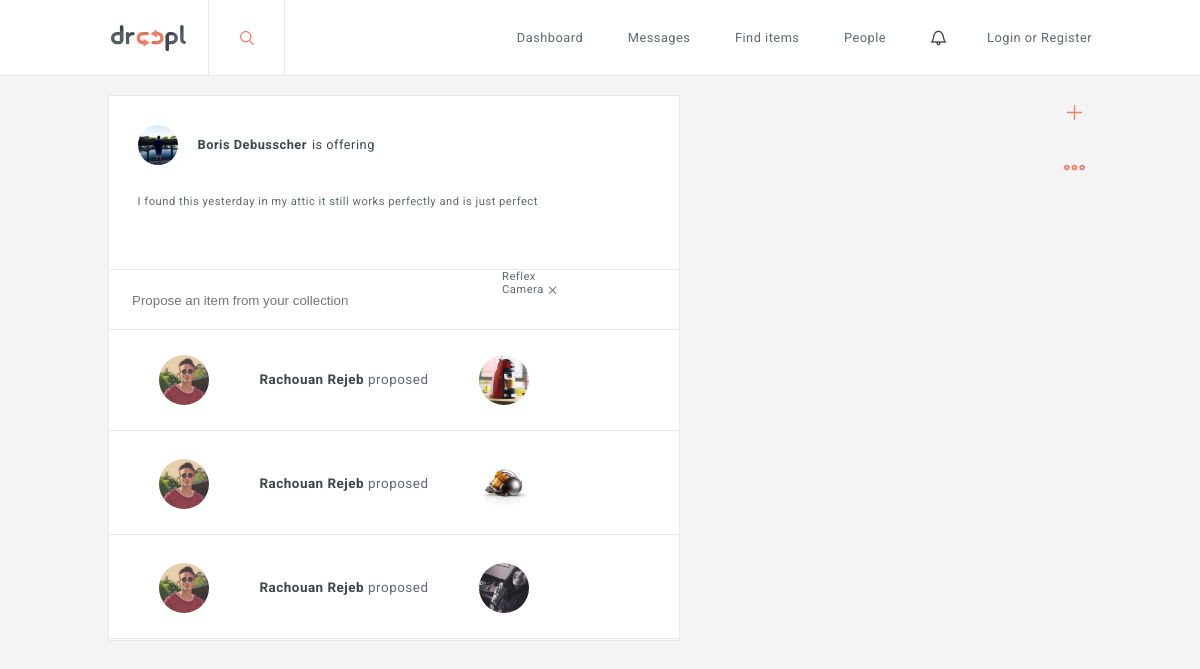
The page /development/index.php?page=detail&questid=145 on the database its author committed.
### tables this page shows
CREATE TABLE `quests` (
  `quest_id` int(11) NOT NULL,
  `item` varchar(255) NOT NULL,
  `user_id` int(11) NOT NULL,
  `quest_description` text NOT NULL,
  `type` int(11) NOT NULL,
  `creation_date` timestamp NOT NULL DEFAULT CURRENT_TIMESTAMP,
  `active` tinyint(1) NOT NULL,
  `views` int(11) NOT NULL
);

CREATE TABLE `users` (
  `id` int(11) NOT NULL,
  `firstname` varchar(255) NOT NULL,
  `lastname` varchar(255) NOT NULL,
  `email` varchar(255) NOT NULL,
  `picture` varchar(255) NOT NULL,
  `age` date NOT NULL,
  `street` varchar(255) NOT NULL,
  `nr` varchar(255) NOT NULL,
  `zipcode` varchar(255) NOT NULL,
  `city` varchar(255) NOT NULL,
  `password` varchar(255) NOT NULL,
  `occupation` varchar(255) NOT NULL,
  `number` varchar(255) NOT NULL,
  `status` tinyint(1) NOT NULL,
  `verification` tinyint(1) NOT NULL,
  `description` text NOT NULL,
  `lang` varchar(255) NOT NULL,
  `latitude` varchar(255) NOT NULL,
  `longitude` varchar(255) NOT NULL
);

CREATE TABLE `proposals` (
  `propo_id` int(11) NOT NULL,
  `user_id` int(11) NOT NULL,
  `quest_id` int(11) NOT NULL,
  `collection_id` int(11) NOT NULL,
  `propo_creation_date` timestamp NOT NULL DEFAULT CURRENT_TIMESTAMP ON UPDATE CURRENT_TIMESTAMP
);

CREATE TABLE `collection` (
  `collection_id` int(11) NOT NULL,
  `item_name` varchar(255) NOT NULL,
  `user_id` int(11) NOT NULL,
  `description` text NOT NULL,
  `collection_image` varchar(255) NOT NULL,
  `collection_creation_date` timestamp NOT NULL DEFAULT CURRENT_TIMESTAMP,
  `status` tinyint(1) NOT NULL
);

### development/controller/AppController.php (called while the page is built, shortened)
<?php
class AppController {
	public $route = array();
	public function filter() {
		call_user_func(array($this, $this->route['action']));
	}
	public function render() {
		require WWW_ROOT . 'parts/menu.php';
	    require WWW_ROOT . 'pages/' . strtolower($this->route['controller']) . DS . $this->route['action'] . '.php';
	    require WWW_ROOT . 'parts/footer.php';
	}
}

### development/index.php (called while the page is built, shortened)
<?php
require_once WWW_ROOT . 'classes' .DS. 'DatabasePDO.php';
require_once WWW_ROOT . 'includes' .DS. 'routes.php';
$route = $routes[$_GET['page']];
$controllerObj = new $controllerName();
$controllerObj->route = $route;
$controllerObj->filter();
$controllerObj->render();

### development/controller/FeedController.php (called while the page is built, shortened)
<?php
require_once WWW_ROOT . 'controller'. DS .'AppController.php';
class FeedController extends AppController{
	public $feedDAO;
	public function __construct(){
		require_once WWW_ROOT . 'dao' .DS. 'FeedDAO.php';
		require_once WWW_ROOT . 'dao' .DS. 'PropoDAO.php';
		$this->feedDAO = new FeedDAO();
		$this->propoDAO = new PropoDAO();
	}
    public function detail(){
    	if(isset($_GET) && !empty($_GET['questid'])){
    		$quest = $this->feedDAO->getQuestById($_GET['questid']);
    		if(!empty($quest)){
    			$proposals = $this->propoDAO->getProposalsByQuestId($quest['quest_id']);
    		}else{
    			$this->redirect("?page=feed");
    		}
    	}
    }
}

### development/classes/DatabasePDO.php (called while the page is built)
<?php
class DatabasePDO
{
    public static function getInstance()
    {
        $dsn = Config::DB_TYPE . ':host=' . Config::DB_HOST . ';dbname=' . Config::DB_NAME;
        $pdo = new PDO($dsn, Config::DB_USER, Config::DB_PASS);
        $pdo->setAttribute(PDO::ATTR_ERRMODE, PDO::ERRMODE_EXCEPTION);
		$pdo->setAttribute(PDO::ATTR_EMULATE_PREPARES, false);
        return $pdo;
    }
}

### development/dao/FeedDAO.php (called while the page is built, shortened)
<?php
require_once WWW_ROOT .'classes'. DS . 'DatabasePDO.php';
class FeedDAO
{
	public $pdo;
	public function __construct(){
		$this->pdo = DatabasePDO::getInstance();
	}
	public function getQuestById($quest_id){
		$sql = 'SELECT q.quest_id,q.item,q.quest_description,q.creation_date ,q.type, u.id,u.latitude,u.longitude, u.firstname ,u.lastname,u.picture, i.image_url,c.collection_image,c.item_name,c.user_id,c.collection_id,c.collection_image,c.item_name,c.user_id
		FROM quests AS q
		LEFT OUTER JOIN users AS u
        on q.user_id = u.id
        LEFT OUTER JOIN images AS i
        on q.quest_id = i.quest_id
        LEFT OUTER JOIN offers AS o
        on q.quest_id = o.quest_id
        LEFT OUTER JOIN collection AS c
        on o.collection_id = c.collection_id
        WHERE q.quest_id = :quest_id
        GROUP BY q.quest_id
        ORDER BY q.creation_date DESC';
		$stmt = $this->pdo->prepare($sql);
		$stmt->bindValue(':quest_id',$quest_id);
		if($stmt->execute()){
			$quest = $stmt->fetch(PDO::FETCH_ASSOC);
			if(!empty($quest)){
				return $quest;
			}
		}
		return array();
	}
}

### development/dao/PropoDAO.php (called while the page is built, shortened)
<?php
require_once WWW_ROOT .'classes'. DS . 'DatabasePDO.php';
class PropoDAO
{
	public $pdo;
	public function __construct(){
		$this->pdo = DatabasePDO::getInstance();
	}
	public function getProposalsByQuestId($id){
		$sql = 'SELECT p.propo_id, c.item_name, c.collection_image , u.id, u.firstname ,u.lastname,u.picture
				FROM proposals AS p
				LEFT OUTER JOIN collection AS c
				ON p.collection_id = c.collection_id
				LEFT OUTER JOIN users AS u
						ON p.user_id = u.id
				        WHERE p.quest_id = :id
				        GROUP BY p.propo_id
				        ORDER BY p.propo_creation_date ASC';
		$stmt = $this->pdo->prepare($sql);
		$stmt->bindValue(':id',$id);
		if($stmt->execute()){
			$proposals = $stmt->fetchAll(PDO::FETCH_ASSOC);
			if(!empty($proposals)){
				return $proposals;
			}
		}
		return array();
	}
}

### development/pages/feed/detail.php (the view, shortened to what this page needs)
<div class="feed">
<section class="quest" id="<?php echo $quest['quest_id']; ?>">
<header>
<?php if(!empty($quest['picture'])){ ?>
<img src="images/profile_pictures/<?php echo $quest['picture'];?>" alt="rachouan rejeb">
<?php }else{ ?>
<img src="images/profile_pictures/notfound.svg" alt="rachouan rejeb">
<?php }?>
<h1><a href="?page=user&id=<?php echo $quest['id']; ?>"> <?php echo $quest['firstname']; echo " "; echo $quest['lastname'];?></a><?php if($quest['type'] == 0){
    switch ($_SESSION['language']) {
        case 'en':
        echo "is looking for ";
        break;
        case 'nl':
        echo "zoekt een ";
        break;
        case 'fr':
        echo "cherche ";
        break;
        default:
        echo "is looking for ";
        break;
    }
}else{
    switch ($_SESSION['language']) {
        case 'en':
        echo "is offering ";
        break;
    }
}?><span><?php echo $quest['item']; ?></span></h1>
</header>
<aside class="info">
<p>
<?php echo $quest['quest_description'] ?></p>
</aside>
<footer class="detail">
    <?php if($_SESSION['user']['id'] != $quest['id']){ ?>
        <div class="search-collection-container">
            <div class="search-proposal">
                <form action="?page=detail&questid=<?php echo $_GET['questid']; ?>" method="post">
                    <input type="text" placeholder="Propose an item from your collection" name="search_proposals" id="search_proposals">
                    <div class="added-collection-item">
                        <p>Reflex Camera <span class="remove-collection-item icon-cross"></span></p>
                    </div>
                </form>
            </div>
            <?php if(!empty($collection)){ ?>
                <div class="hide collection">
                 <ul>
                        <?php foreach ($collection as $key => $value) {?>
                        <li id="<?php echo $value['collection_id']; ?>">
                            <img src="images/collection/<?php echo $value['collection_image']; ?>">
                            <div class="selected"><p class="icon-check"></p></div>
                            <p class="collection-item-name"><span><?php echo $value["item_name"]; ?></span></p>
                        </li>
                        <?php } ?>
                 </ul>
                </div>
        </div>
    <?php }else{ ?>
</div>
    <?php } } ?>
<div class="proposals-list">
    <ul class="list">
        <?php
        if(!empty($proposals)){
        foreach ($proposals as $key => $value) {?>
            <li class="propo" id="<?php echo $value['propo_id']; ?>">
            <ul>
                <li class="profile-pic">
                    <img src="images/profile_pictures/<?php echo $value['picture']; ?>">
                </li>
                <li class="profile-name">
                    <p><a href="?page=user&id=<?php echo $value['id']; ?>"><?php  echo $value['firstname']; ?> <?php echo $value['lastname']; ?></a> proposed</p>
                </li>
                <li class="collection-pic">
                    <img src="images/collection/<?php echo $value['collection_image']; ?>">
                </li>
            </ul>
        </li>
        <?php }} ?>
    </ul>
</div>
</footer>
</section>
</div>

### development/css/feather.css (style rules this page uses)
[class^="icon-"], [class*=" icon-"] { display: inline-block; font-family: "feather"; font-style: normal; font-weight: normal; font-variant: normal; text-transform: none; speak: none; line-height: 1; -webkit-font-smoothing: antialiased; -moz-osx-font-smoothing: grayscale; }
.icon-cross:before { content: "\e117"; }

### rows shown on the page
quests: user.picture (picture), user.firstname "Boris", user.lastname "Debusscher", quest_description "I found this yesterday in my attic it still works perfectly and is just perfect"
proposals: user.picture (picture), user.firstname "Rachouan", user.lastname "Rejeb", collection.collection_image (picture)
proposals: user.picture (picture), user.firstname "Rachouan", user.lastname "Rejeb", collection.collection_image (picture)
proposals: user.picture (picture), user.firstname "Rachouan", user.lastname "Rejeb", collection.collection_image (picture)
